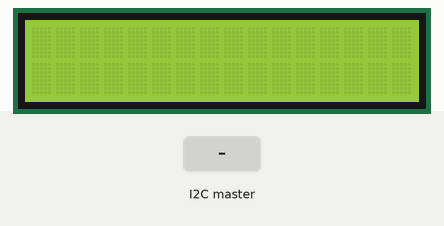
Recording of a sketch running on a simulated Arduino Uno, built with avr-gcc and run on an emulated ATmega328P. On the bench: 16×2 character LCD. The inputs (shaded band) are chosen by the test bench.

Above: at 1.2 s.
1.3 s: the I2C master sends the byte 1
At 1.8 s:
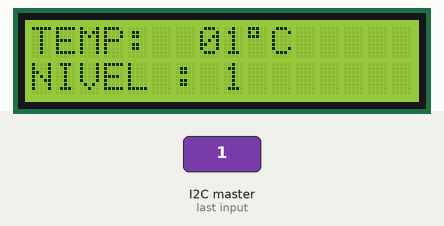
2.8 s: the I2C master sends the byte 0
At 4.2 s:
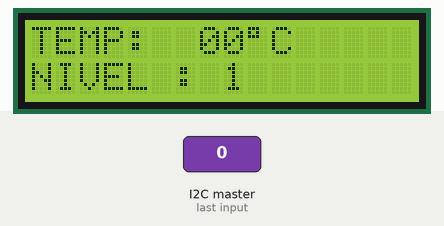
Timing chart, 0 to 5.8 s (numbered marks = the images above; inputs shaded):
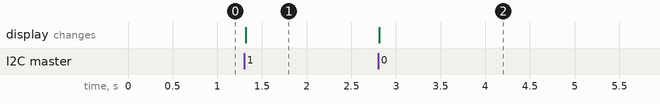

The sketch:

Slave.ino
```cpp
#include <LiquidCrystal.h>
#include "Wire.h"

//LCD 2 configuracion de pines
LiquidCrystal lcd(2,3,4,5,6,7);

//Variables utilizadas
int temperatura;
char c_buffer[8];

void setup() {
  Wire.begin(23);         //NUMERO DE ESCLAVO
  lcd.begin(16,2);        //Inizializar el display 2
  lcd.setCursor(0, 0);    // mover el cursor a la columna 0, fila 0

  //lcd.print("APAGADO");     // crear condicion para mostrar apafado o la temperatura
  Wire.onReceive(mostrarTemp);  //funcion que escucha al maestro
}

void loop() {

}

//Funcion que lee lo que se envia desde el maestro
void mostrarTemp(int numbyte){
  temperatura = Wire.read();
  levelTemp(temperatura);
  lcd.setCursor(0, 0);
  lcd.print("TEMP: ");
  sprintf(c_buffer, " %02u%cC", temperatura, 223);  //formato de temperatura
  lcd.print(c_buffer);

}

//Funcion para mostrar niveles y encender motores
void levelTemp(int temperatura_)
{
 if(temperatura_ <= 18)
 {
  lcd.setCursor(0, 1);
  lcd.print("NIVEL : 1");
  //no encender  motor
 }else if(temperatura_ > 18 && temperatura_ < 25)
 {

  lcd.setCursor(0, 1);
  lcd.print("NIVEL : 2");
  //encender 1 motor
 }else
 {
  lcd.setCursor(0, 1);
  lcd.print("NIVEL : 3");
  //encender ambos motores
 }

}
```

Measured:
- after the input at 1.3 s, the display: changes at once (image 1)
- after the input at 2.8 s, the display: changes at once (image 2)
